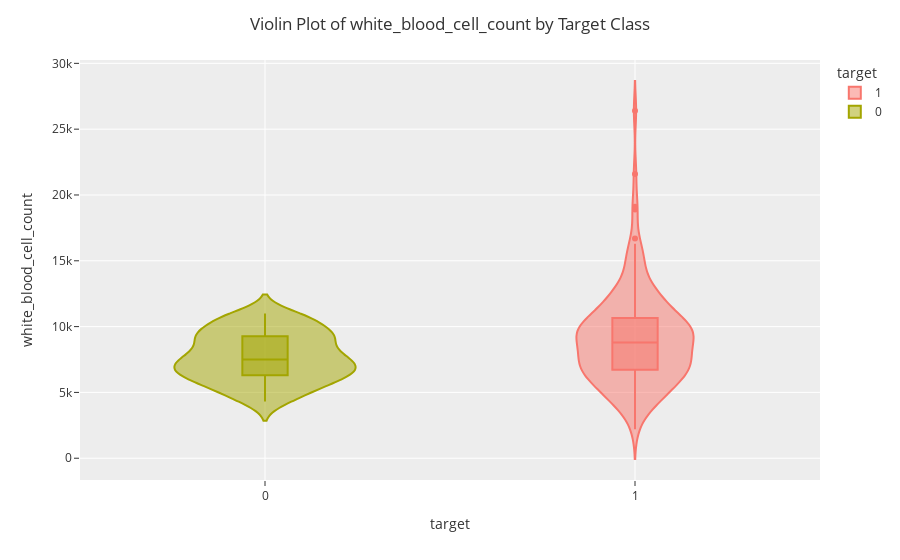

The notebook cell saved with this chart:
### Code cell
violin('white_blood_cell_count')

### Figure 1 — Plotly figure (JSON) as saved in the notebook; plotly's stock layout.template omitted (floating-point values rounded to 4 significant figures; data arrays with more than 128 entries replaced by an {"elided": "..."} marker saying what was removed)
{"data": [{"alignmentgroup": "True", "box": {"visible": true}, "hovertemplate": "target=%{x}<br>white_blood_cell_count=%{y}<extra></extra>", "legendgroup": "1", "marker": {"color": "#F8766D"}, "name": "1", "offsetgroup": "1", "orientation": "v", "scalegroup": "True", "showlegend": true, "type": "violin", "x": {"elided": "250 int values"}, "x0": " ", "xaxis": "x", "y": {"elided": "250 float values"}, "y0": " ", "yaxis": "y"}, {"alignmentgroup": "True", "box": {"visible": true}, "hovertemplate": "target=%{x}<br>white_blood_cell_count=%{y}<extra></extra>", "legendgroup": "0", "marker": {"color": "#A3A500"}, "name": "0", "offsetgroup": "0", "orientation": "v", "scalegroup": "True", "showlegend": true, "type": "violin", "x": {"elided": "150 int values"}, "x0": " ", "xaxis": "x", "y": {"elided": "150 float values"}, "y0": " ", "yaxis": "y"}], "layout": {"legend": {"title": {"text": "target"}, "tracegroupgap": 0}, "margin": {"t": 60}, "title": {"text": "Violin Plot of white_blood_cell_count by Target Class"}, "violinmode": "overlay", "xaxis": {"anchor": "y", "categoryarray": [1, 0], "categoryorder": "array", "domain": [0, 1], "title": {"text": "target"}}, "yaxis": {"anchor": "x", "domain": [0, 1], "title": {"text": "white_blood_cell_count"}}}}
